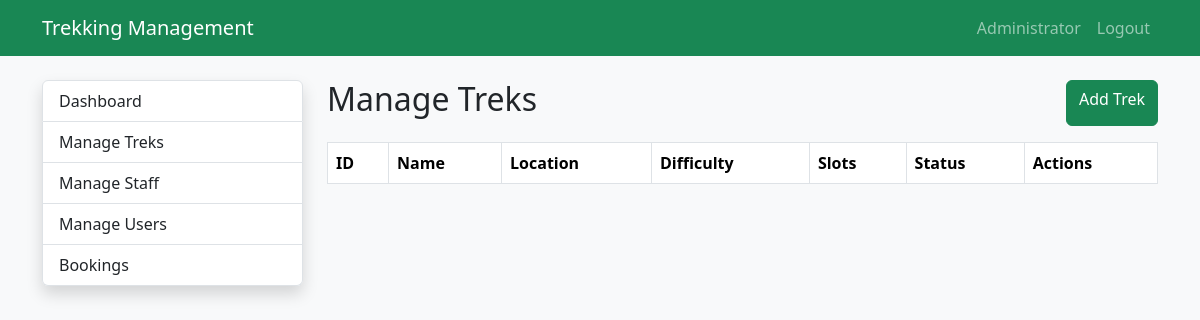
/admin/treks (signed in), run on an earlier commit of the app's database.
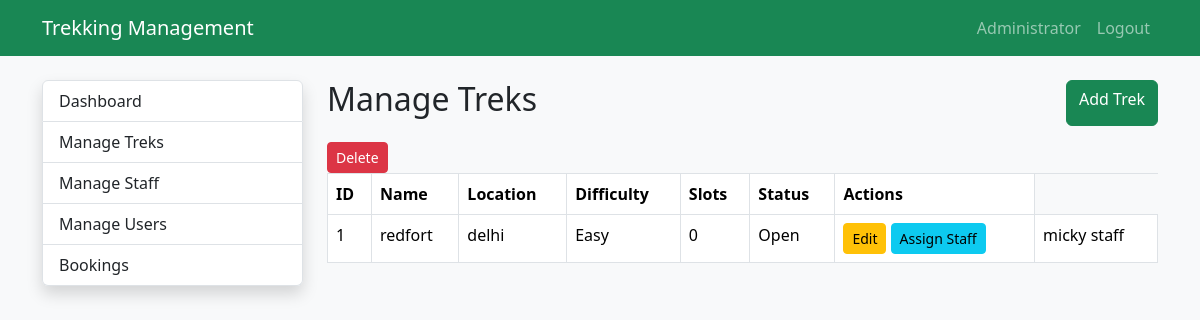
And on a later commit of the database.
### app/models.py (models this page shows)
class User(UserMixin,db.Model):
    __tablename__="users"
    id=db.Column(db.Integer,primary_key=True)
    name=db.Column(db.String(100),nullable=False)
    email=db.Column(db.String(120),unique=True,nullable=False)
    password=db.Column(db.String(255),nullable=False)
    phone=db.Column(db.String(15))
    role=db.Column(db.String(20),nullable=False)
    status=db.Column(db.String(20),default="active")
    created_at=db.Column(db.DateTime,default=datetime.utcnow)
    assigned_treks=db.relationship(
        "Trek",
        foreign_keys="Trek.staff_id",
        backref="staff",
        lazy=True
    )
    bookings=db.relationship(
        "Booking",
        backref="user",
        lazy=True
    )

class Trek(db.Model):
        __tablename__="treks"
        id=db.Column(db.Integer,primary_key=True)
        name=db.Column(db.String(100),nullable=False)
        location=db.Column(db.String(100),nullable=False)
        difficulty=db.Column(db.String(20),nullable=False)
        duration=db.Column(db.Integer)
        available_slots=db.Column(db.Integer)
        description=db.Column(db.Text)
        status=db.Column(
            db.Integer,
            default="Upcoming"
        )
        start_date=db.Column(db.Date)
        end_date=db.Column(db.Date)
        staff_id=db.Column(
            db.Integer,
            db.ForeignKey("users.id")
        )
        bookings=db.relationship(
            "Booking",
            backref="trek",
            lazy=True
        )

### app/admin/trek_routes.py (the view)
@admin_bp.route("/treks")
@login_required
@admin_required
def view_treks():
    treks = Trek.query.order_by(Trek.id.desc()).all()
    return render_template(
        "admin/treks.html",
        treks=treks
    )

### app/extensions.py (called while the page is built)
@login_manager.user_loader
def load_user(user_id):
    return User.query.get(int(user_id))

### app/templates/admin/treks.html
{% extends 'admin/layout.html' %}
{% block admin_content %}
<div class="d-flex justify-content-between mb-3">
<h2>Manage Treks</h2>
<a href="{{ url_for('admin.add_trek') }}"
class="btn btn-success">
Add Trek
</a>
</div>
<table class="table table-bordered table-hover">
<thead>
<tr>
<th>ID</th>
<th>Name</th>
<th>Location</th>
<th>Difficulty</th>
<th>Slots</th>
<th>Status</th>
<th>Actions</th>
</tr>
</thead>
<tbody>
{% for trek in treks %}
<tr>
<td>{{ trek.id }}</td>
<td>{{ trek.name }}</td>
<td>{{ trek.location }}</td>
<td>{{ trek.difficulty }}</td>
<td>{{ trek.available_slots }}</td>
<td>{{ trek.status }}</td>
<td>
<a
class="btn btn-warning btn-sm"
href="{{ url_for('admin.edit_trek',trek_id=trek.id) }}">
Edit
</a>
<a
class="btn btn-info btn-sm"
href="{{ url_for('admin.assign_staff',trek_id=trek.id) }}">
Assign Staff
</a>
<td>
{% if trek.staff %}
{{ trek.staff.name }}
{% else %}
Not Assigned
{% endif %}
</td>
<a
class="btn btn-danger btn-sm"
href="{{ url_for('admin.delete_trek',trek_id=trek.id) }}">
Delete
</a>
</td>
</tr>
{% endfor %}
</tbody>
</table>
{% endblock %}

### app/templates/admin/layout.html
{% extends 'base.html' %}
{% block content %}
<div class="row">
    <div class="col-md-3">
        <div class="list-group shadow">
            <a href="{{ url_for('admin.dashboard') }}" class="list-group-item list-group-item-action">
                Dashboard
            </a>
            <a href="{{ url_for('admin.view_treks') }}" class="list-group-item list-group-item-action">
                Manage Treks
            </a>
            <a href="{{ url_for('admin.manage_staff') }}" class="list-group-item list-group-item-action">
                Manage Staff
            </a>
            <a href="{{ url_for('admin.manage_users') }}" class="list-group-item list-group-item-action">
                Manage Users
            </a>
            <a href="#" class="list-group-item list-group-item-action">
                Bookings
            </a>
        </div>
    </div>
    <div class="col-md-9">
        {% block admin_content %}
        {% endblock %}
    </div>
</div>
{% endblock %}

### app/templates/base.html (shortened to what this page needs)
<!DOCTYPE html>
<html lang="en">
<head>
    <link href="https://cdn.jsdelivr.net/npm/bootstrap@5.3.3/dist/css/bootstrap.min.css"
          rel="stylesheet">
</head>
<body class="bg-light">
    {% include 'navbar.html' %}
    <div class="container mt-4">
        {% block content %}
        {% endblock %}
    </div>
</body>
</html>

### app/templates/navbar.html (shortened to what this page needs)
<nav class="navbar navbar-expand-lg navbar-dark bg-success">
<div class="container">
<a class="navbar-brand"
href="/">
Trekking Management
</a>
<ul class="navbar-nav ms-auto">
{% if current_user.is_authenticated %}
<li class="nav-item">
<span class="nav-link">
{{ current_user.name }}
</span>
</li>
<li class="nav-item">
<a class="nav-link"
href="{{ url_for('auth.logout') }}">
Logout
</a>
</li>
{% endif %}
</ul>
</div>
</nav>

What changed in the data, as far as the page shows it:
added Trek: id "1", name "redfort", location "delhi", difficulty "Easy", available_slots "0", status "Open", staff.name "micky staff"
